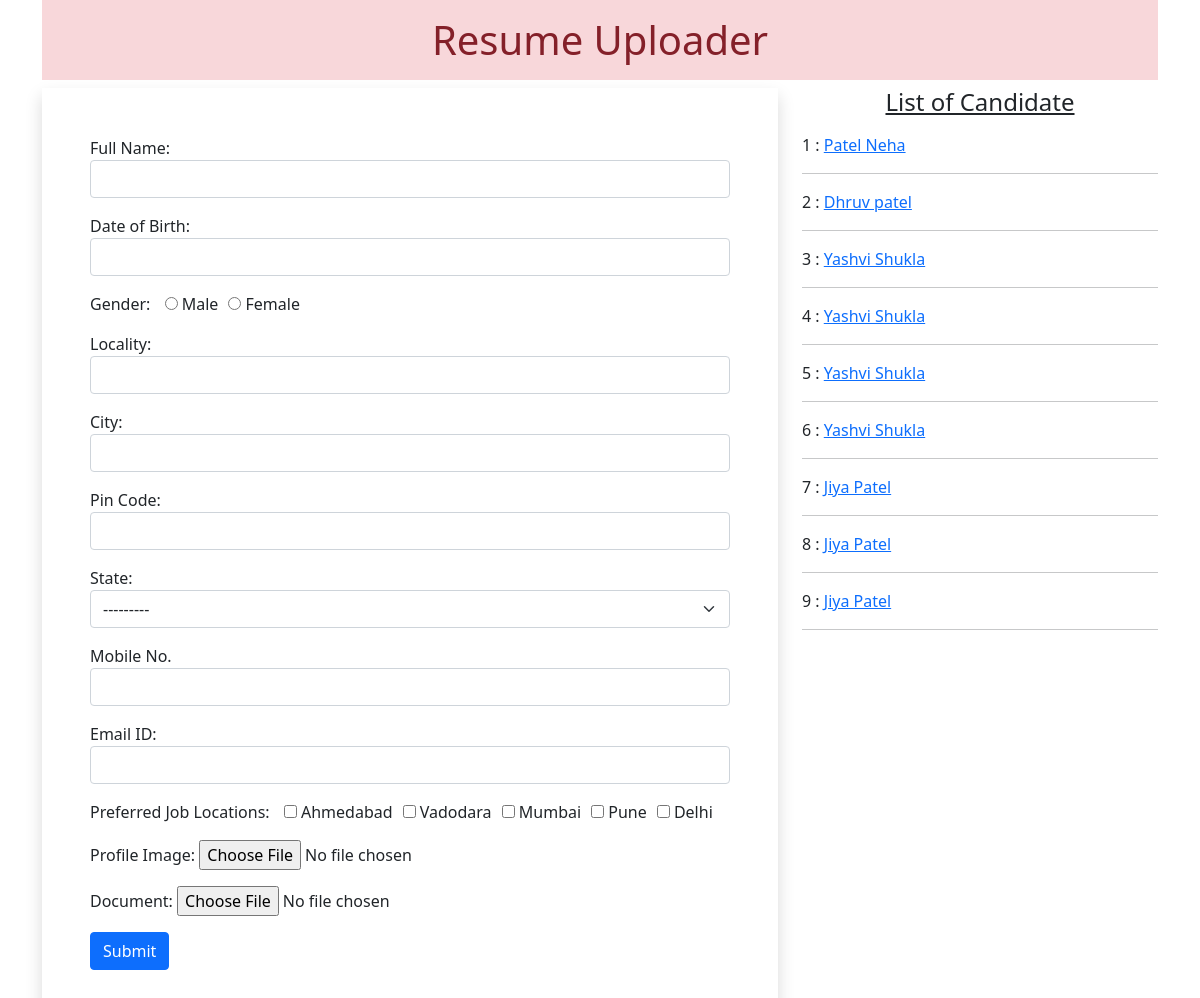
The page / on the database its author committed.
### app/models.py (models this page shows)
class ResumeModel(models.Model):
    name = models.CharField(max_length=200)
    dob = models.DateField(auto_now_add=False, auto_now=False)
    gender = models.CharField(max_length=100)
    locality = models.CharField(max_length=100)
    city = models.CharField(max_length=100)
    Pin = models.PositiveIntegerField()
    state = models.CharField(choices=STATE_CHOICES, max_length=100)
    mobile = models.PositiveIntegerField()
    email = models.EmailField()
    job_city = models.CharField(max_length=100)
    profile_image = models.ImageField(upload_to='profileimg', blank=True)
    my_file = models.FileField(upload_to='Docs', blank=True)

### app/views.py (the view, shortened to what this page needs)
# urls.py: path('', views.HomeView.as_view(), name='home'),
class HomeView(View):
    def get(self, request):
        form = ResumeForm()
        candidates = ResumeModel.objects.all()
        return render(request, 'index.html', {'candidates':candidates ,'form':form})

### app/templates/index.html (shortened to what this page needs)
{% load static %}
<!doctype html>
<html lang="en">
  <head>
    <link href="https://cdn.jsdelivr.net/npm/bootstrap@5.0.2/dist/css/bootstrap.min.css" rel="stylesheet">
    <link rel="stylesheet" href="//code.jquery.com/ui/1.13.2/themes/base/jquery-ui.css">
    <link rel="stylesheet" href="{% static 'css/style.css' %}">
  </head>
  <body>
    <div class="container mb-5">
        <h1 class="alert-danger text-center p-3">Resume Uploader</h1>
        <div class="row">
            <div class="col-sm-8">
                <form  action="" method="POST" enctype="multipart/form-data" class="shadow p-5">
                    {% for fm in form %}
                        <div class="form-group mb-3">
                            {{fm.label_tag}} {{fm}} <small class="text-danger">{{fm.errors|striptags}}</small>
                        </div>
                    {% endfor %}
                    <input type="submit" value="Submit" class="btn btn-primary">
                </form>
            </div>
            <div class="col-sm-4">
                <h4 class="text-center mb-3"><u>List of Candidate</u></h4>
                {% for candidate in candidates %}
                    {{candidate.id}} : <a href="{% url 'candidate' candidate.id%}">{{candidate.name}}</a>
                    <hr>
                {% endfor %}
            </div>
        </div>
    </div>
  </body>
</html>

### app/static/css/style.css (style rules this page uses)
#id_gender, #id_job_city { list-style: none; display: inline-flex; }
#id_gender label { padding-left: 10px; }
#id_job_city label { padding-left: 10px; }

### rows shown on the page
ResumeModel: id "1", name "Patel Neha"
ResumeModel: id "2", name "Dhruv patel"
ResumeModel: id "3", name "Yashvi Shukla"
ResumeModel: id "4", name "Yashvi Shukla"
ResumeModel: id "5", name "Yashvi Shukla"
ResumeModel: id "6", name "Yashvi Shukla"
ResumeModel: id "7", name "Jiya Patel"
ResumeModel: id "8", name "Jiya Patel"
ResumeModel: id "9", name "Jiya Patel"

### other values the page prints
{{ fm.label_tag }} "Full Name:" "Date of Birth:" "Gender:" "Locality:" "City:" "Pin Code:" "State:" "Mobile No." "Email ID:" "Preferred Job Locations:" "Profile Image:" "Document:"
